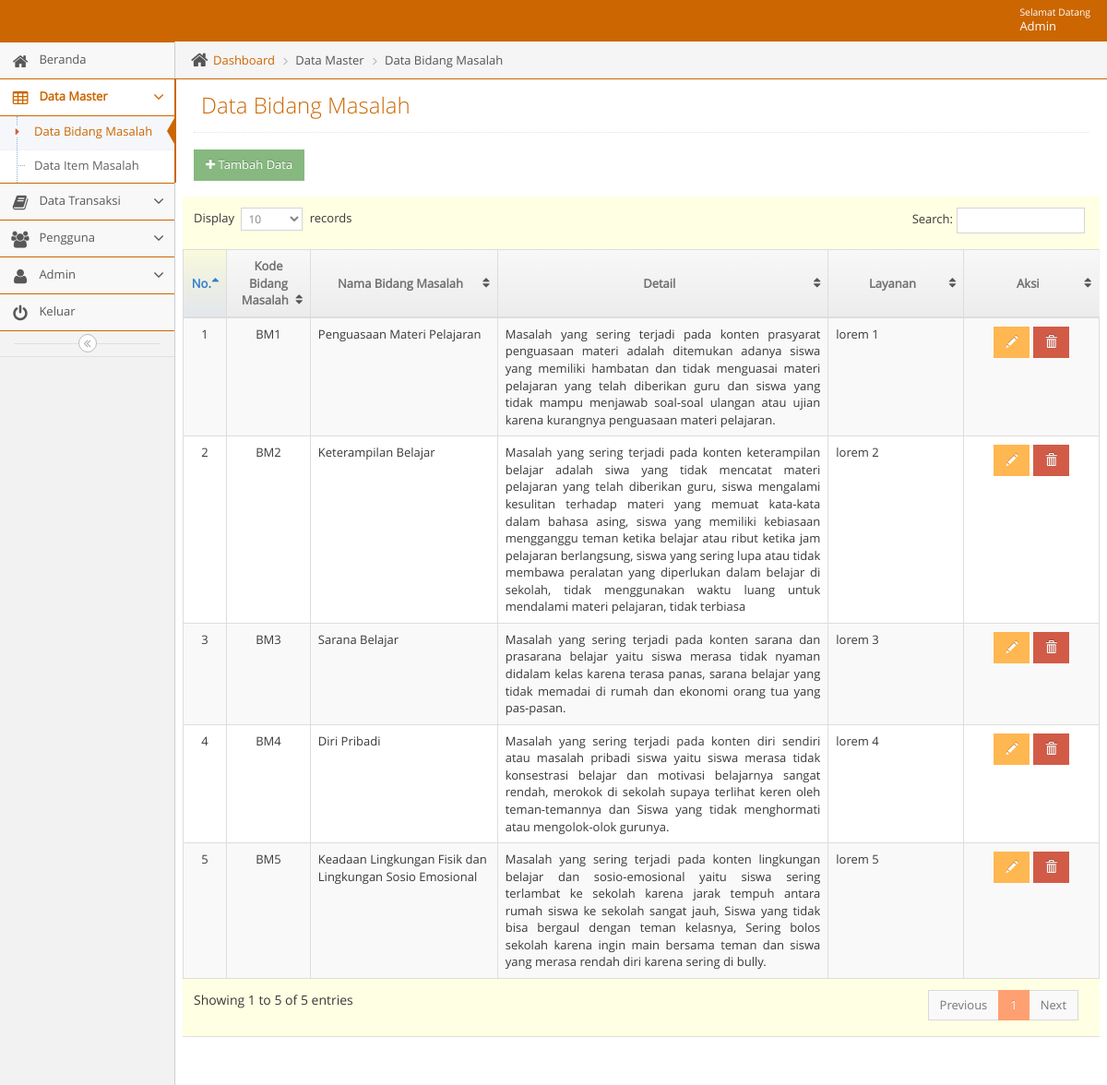
Before: /admin/adminmainapp.php?unit=bidang_masalah_unit&act=datagrid (signed in) with the older database file.
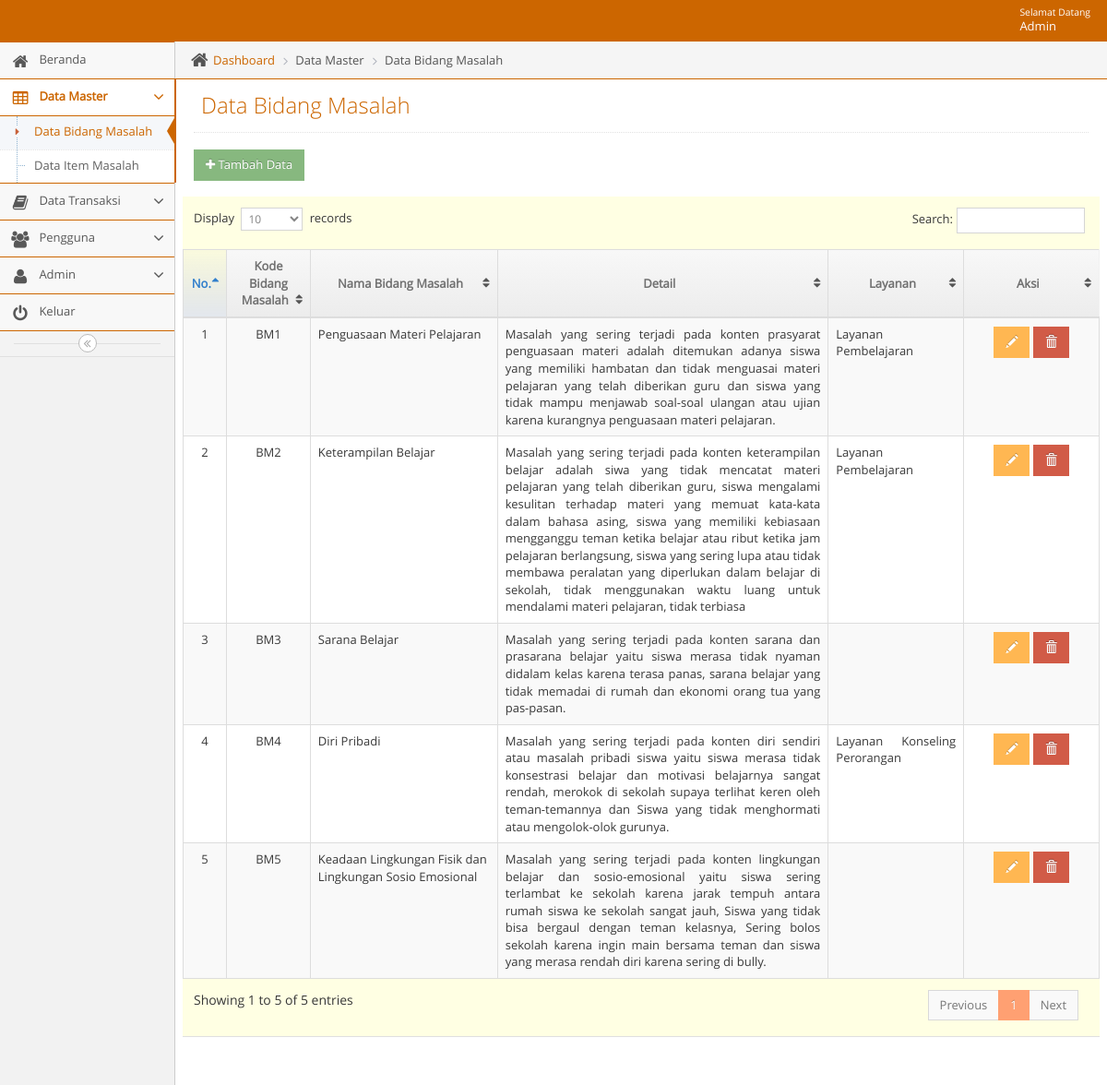
After: the same page with the newer database file.
### tables this page shows
CREATE TABLE `t_bidang_masalah` (
  `id_bidang_masalah` int(11) NOT NULL,
  `kode_bidang_masalah` varchar(5) NOT NULL,
  `nama_bidang_masalah` varchar(500) NOT NULL,
  `detail_bidang_masalah` varchar(500) NOT NULL,
  `layanan` varchar(1000) NOT NULL
);

### admin/unit/bidang_masalah_unit.php (the view, shortened to what this page needs)
<?php
require_once '../lib/koneksi.php';
$act = $_GET['act'];
switch($act){
    case "datagrid":
        ?>
<?php
include("../admin/leftbar.php");
?>
<div class="main-content">
    <div class="main-content-inner">
        <div class="breadcrumbs ace-save-state" id="breadcrumbs">
            <ul class="breadcrumb">
                <li>
                    <i class="ace-icon fa fa-home home-icon"></i>
                    <a href="adminmainapp.php?unit=dashboard">Dashboard</a>
                </li>
                <li>Data Master</li>
                <li>Data Bidang Masalah</li>
            </ul>
        </div>
        <div class="page-content">
            <div class="page-header">
                <h1>Data Bidang Masalah
                </h1>
            </div>
            <h1>
                <a href="?unit=bidang_masalah_unit&act=input">
                    <button class="btn btn-sm btn-success"><i class="fa fa-plus"></i> Tambah Data</button>
                </a>
            </h1>
            <div class="row">
                <div class="col-xs-12">
                    <div class="row">
                        <div class="box box-primary">
                            <div class="box-body table-responsive padding">
                                <table id="datatable" class="table table-striped table-bordered table-hover">
                                    <thead>
                                        <tr>
                                            <th style="text-align: center; width: 6%">No.</th>
                                            <th style="text-align: center; width: 10%">Kode Bidang Masalah</th>
                                            <th style="text-align: center; width: 20%">Nama Bidang Masalah</th>
                                            <th style="text-align: center; width: 34%">Detail</th>
                                            <th style="text-align: center; width: 15%">Layanan</th>
                                            <th style="text-align: center; width: 15%">Aksi</th>
                                        </tr>
                                    </thead>
                                    <tbody>
                                        <?php $no=1;
                                    $qdatagrid =" SELECT * FROM t_bidang_masalah ";
                                    $rdatagrid = mysqli_query($mysqli, $qdatagrid);
                                    while($ddatagrid=mysqli_fetch_assoc($rdatagrid)) {
                                        echo "
                                        <tr>
                                             <td style= text-align:center>$no</td>
                                             <td style= text-align:center>$ddatagrid[kode_bidang_masalah]</td>
                                             <td style= text-align:left>$ddatagrid[nama_bidang_masalah]</td>
                                             <td style= text-align:justify>$ddatagrid[detail_bidang_masalah]</td>
                                             <td style= text-align:justify>$ddatagrid[layanan]</td>
                                             <td style=text-align:center>
                                                 <a href=?unit=bidang_masalah_unit&act=update&kode_bidang_masalah=$ddatagrid[kode_bidang_masalah] class='btn btn-sm btn-warning glyphicon glyphicon-pencil' ></a>
                                                 <a href=?unit=bidang_masalah_unit&act=delete&kode_bidang_masalah=$ddatagrid[kode_bidang_masalah] class='btn btn-sm btn-danger glyphicon glyphicon-trash' onclick='return confirm(\"Yakin Akan Menghapus Data?\")'></a>
                                             </td>
                                        </tr>
                                        ";
                                        $no++;
                                     }
                                     ?>
                                    </tbody>
                                </table>
                            </div>
                        </div>
                    </div>
                </div>
            </div>
        </div>
    </div>
</div>
<?php
include("../admin/footer.php");
?>
</body>
</html>
<?php
        break;
            ?>
<?php
}

### admin/head.php (shortened to what this page needs)
<?php error_reporting(0);
$page=$_REQUEST['unit'];
$act1=$_REQUEST['act'];
$active='class="active"';
$open='class="active open"';
?>
<!DOCTYPE html>
<html lang="en">
    <head>
        <link rel="stylesheet" href="../css/backend/css/bootstrap.min.css" />
        <link rel="stylesheet" href="../css/backend/font-awesome/4.5.0/css/font-awesome.min.css" />
        <link rel="stylesheet" href="../css/backend/css/ace.min.css" class="ace-main-stylesheet" id="main-ace-style" />
        <link rel="stylesheet" href="../css/backend/css/ace-skins.min.css" />
        <link rel="stylesheet" href="../css/backend/css/ace-rtl.min.css" />
		<link rel='stylesheet prefetch' href='../css/tentang/style.css'>
    </head>

### admin/navbar.php (shortened to what this page needs)
<body class="no-skin">
        <?php
        require_once '../lib/koneksi.php';
        if ($_SESSION['status'] == 'Admin') {
          $qupdate = "SELECT * FROM  t_admin WHERE nama_pengguna = '".$_SESSION['nm_pengguna']."'";
         $rupdate = mysqli_query($mysqli, $qupdate);
         $dupdate = mysqli_fetch_assoc($rupdate);
        }
        else {
          $qupdate = "SELECT * FROM  t_user WHERE nama_pengguna = '".$_SESSION['nm_pengguna']."'";
          $rupdate = mysqli_query($mysqli, $qupdate);
          $dupdate = mysqli_fetch_assoc($rupdate);
        }
        ?>
        <div id="navbar" class="navbar navbar-default ace-save-state">
          <div class="navbar-container ace-save-state" id="navbar-container">
            <div class="navbar-buttons navbar-header pull-right" role="navigation">
              <ul class="nav ace-nav">
                <li class="light-blue dropdown-modal">
                  <a data-toggle="dropdown" href="#" class="dropdown-toggle">
                    <span class="user-info"><small>Selamat Datang</small>  <?php echo ucwords($dupdate['nama']); ?></span>
                  </a>
                </li>
              </ul>
            </div>
        </div>
    </div>

### admin/adminmainapp.php
<?php
   include("../admin/head.php");
?>
<?php
   include("../admin/navbar.php");
?>
<div class="main-container ace-save-state" id="main-container">
<?php
    require_once('content.php');
?>

### admin/content.php (shortened to what this page needs)
<?php
$unit = $_GET['unit'];
if($unit == "produk_unit") {
    require_once 'unit/produk_unit.php';
}
else if($unit == "dashboard") {
    require_once 'unit/dashboard.php';
}
else if($unit == "tentangbidangmasalah_unit") {
    require_once 'unit/tentangbidangmasalah_unit.php';
}
else if($unit == "p_dashboard") {
    require_once 'unit/p_dashboard.php';
}
else if($unit == "p_bidang_masalah_unit") {
    require_once 'unit/p_bidang_masalah_unit.php';
}
else if($unit == "p_cf_unit") {
    require_once 'unit/p_cf_unit.php';
}
else if($unit == "bidang_masalah_unit") {
    require_once 'unit/bidang_masalah_unit.php';
}

### admin/leftbar.php (shortened to what this page needs)
<div id="sidebar" class="sidebar responsive ace-save-state">
  <ul class="nav nav-list" >
      <?php
                                  if ($_SESSION['status'] == "Admin"){
                                    ?>
    <li <?php if ($page=='dashboard') {echo $active;}?>>
        <a href="adminmainapp.php?unit=dashboard">
        <i class="menu-icon fa fa-home"></i>
        <span class="menu-text"> Beranda </span>
      </a>
    </li>
    <li  <?php if ($page=='bidang_masalah_unit' or $page=='item_masalah_unit' or $page=='tentangbidangmasalah_unit') {echo $open;}?>>
      <a href="#" class="dropdown-toggle">
        <i class="menu-icon fa fa-table"></i>
        <span class="menu-text"> Data Master </span>
        <b class="arrow fa fa-angle-down"></b>
      </a>
      <ul class="submenu">
        <li <?php if ($page=='bidang_masalah_unit' && $act1=='datagrid') {echo $active;}?>>
          <a href="adminmainapp.php?unit=bidang_masalah_unit&act=datagrid"><i class="menu-icon fa fa-caret-right"></i>Data Bidang Masalah</a>
        </li>
		<li <?php if ($page=='item_masalah_unit' && $act1=='datagrid') {echo $active;}?>>
          <a href="adminmainapp.php?unit=item_masalah_unit&act=datagrid"><i class="menu-icon fa fa-caret-right"></i>Data Item Masalah</a>
        </li>
      </ul>
    </li>
    <li  <?php if ($page=='dbp_unit' or $page=='konsultasi_unit') {echo $open;}?>>
      <a href="#" class="dropdown-toggle">
        <i class="menu-icon fa fa-book"></i>
        <span class="menu-text"> Data Transaksi </span>
        <b class="arrow fa fa-angle-down"></b>
      </a>
    </li>
    <li <?php if ($page=='pengguna_unit') {echo $open;}?>>
      <a href="#" class="dropdown-toggle">
        <i class="menu-icon fa fa-users"></i>
        <span class="menu-text"> Pengguna </span>
        <b class="arrow fa fa-angle-down"></b>
      </a>
    </li>
    <li <?php if ($page=='admin_unit') {echo $open;}?>>
      <a href="#" class="dropdown-toggle">
        <i class="menu-icon fa fa-user"></i>
        <span class="menu-text"> Admin </span>
        <b class="arrow fa fa-angle-down"></b>
      </a>
    </li>
     <?php
                                }
                                ?>
    <li>
        <a href="logout.php">
        <i class="menu-icon fa fa-power-off"></i>
        <span class="menu-text"> Keluar </span>
      </a>
    </li>
  </ul>
  <div class="sidebar-toggle sidebar-collapse" id="sidebar-collapse">
    <i id="sidebar-toggle-icon" class="ace-icon fa fa-angle-double-left ace-save-state" data-icon1="ace-icon fa fa-angle-double-left" data-icon2="ace-icon fa fa-angle-double-right"></i>
  </div>
</div>

### admin/footer.php (shortened to what this page needs)
  <div class="space-20"></div>
</div>

### css/tentang/style.css (style rules this page uses)
html { font-family:sans-serif; -ms-text-size-adjust:100%; -webkit-text-size-adjust:100% }
body { margin:0 }
a { background-color:transparent }
b,strong { font-weight:700 }
h1 { font-size:2em; margin:.67em 0 }
small { font-size:80% }
button,input,optgroup,select,textarea { color:inherit; font:inherit; margin:0 }
button { overflow:visible }
button,select { text-transform:none }
button,html input[type=button],input[type=reset],input[type=submit] { -webkit-appearance:button; cursor:pointer }
table { border-collapse:collapse; border-spacing:0 }
td,th { padding:0 }
.border-box,article,body,code,dd,div,dl,dt,fieldset,footer,form,header,html,input[type=email],input[type=password],input[type=tel],input[type=text],input[type=url],li,main,ol,p,pre,section,textarea,ul { box-sizing:border-box }

Changed rows visible on the page:
changed t_bidang_masalah "BM1": layanan "lorem 1" → "Layanan Pembelajaran"
changed t_bidang_masalah "BM2": layanan "lorem 2" → "Layanan Pembelajaran"
changed t_bidang_masalah "BM3": layanan "lorem 3" → (not shown)
changed t_bidang_masalah "BM4": layanan "lorem 4" → "Layanan Konseling Perorangan"
changed t_bidang_masalah "BM5": layanan "lorem 5" → (not shown)
